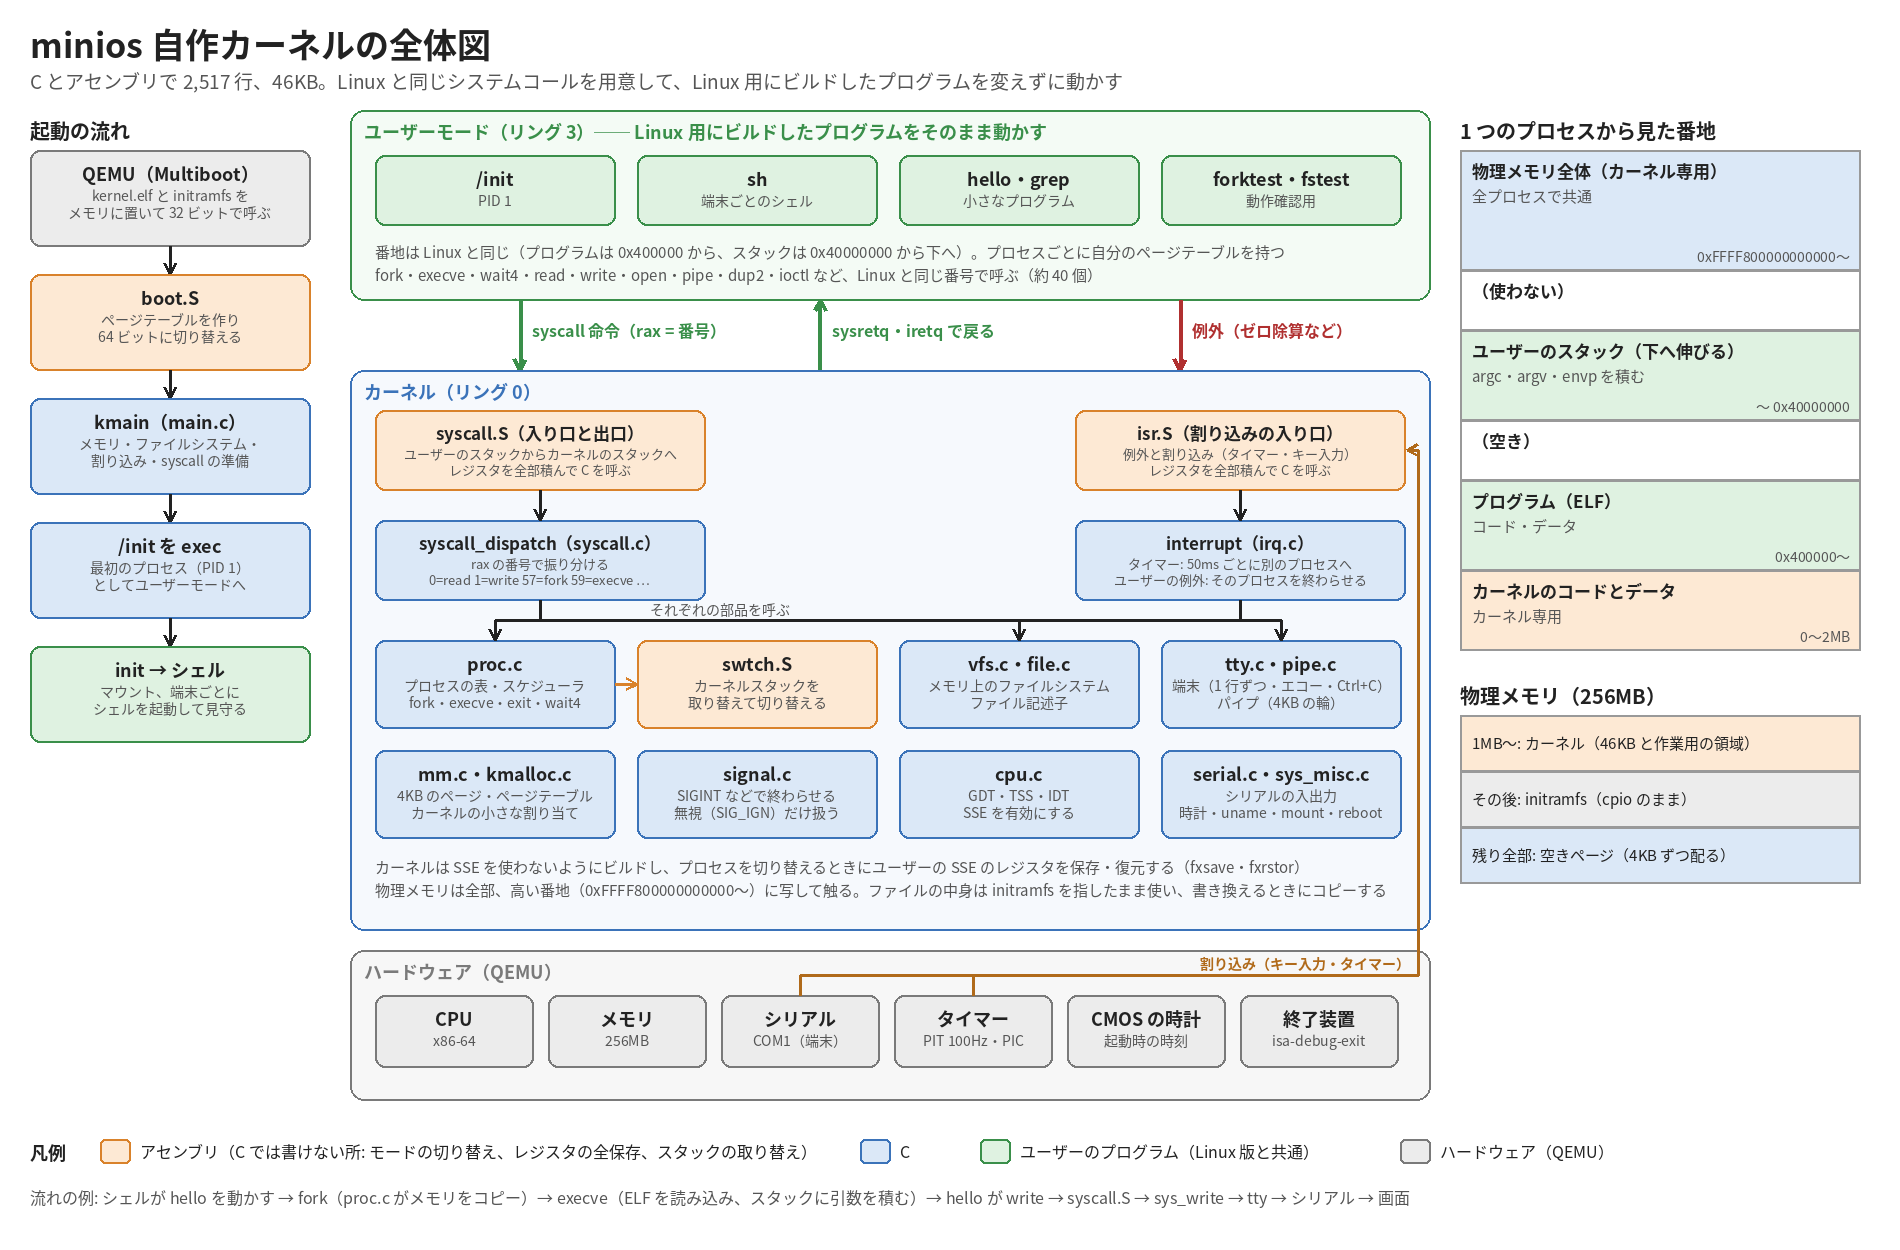

This figure's Python source:
#!/usr/bin/env python3
"""minios の自作カーネル（kernel/）の全体図を docs/architecture.png に描く。python3 docs/architecture.py"""
import os
from PIL import Image, ImageDraw, ImageFont

W, H = 1900, 1250
FONT = "/usr/share/fonts/opentype/noto/NotoSansCJK-Regular.ttc"
BOLD = "/usr/share/fonts/opentype/noto/NotoSansCJK-Bold.ttc"
f = lambda size, bold=False: ImageFont.truetype(BOLD if bold else FONT, size, index=0)  # index 0 は JP

# 色（塗り、線）
ASM = ("#fde9d4", "#d9822b")     # アセンブリ
C = ("#dbe8f7", "#3b73b9")       # C
USER = ("#dff2e1", "#3a8f4a")    # ユーザーのプログラム
HW = ("#ececec", "#7a7a7a")      # ハードウェア（QEMU）
INK, SUB = "#222222", "#555555"

img = Image.new("RGB", (W, H), "white")
d = ImageDraw.Draw(img)


def box(x, y, w, h, colors, title, lines=(), size=17, radius=10):
    fill, line = colors
    d.rounded_rectangle((x, y, x + w, y + h), radius, fill=fill, outline=line, width=2)
    d.text((x + w / 2, y + 10), title, font=f(size, True), fill=INK, anchor="ma")
    for i, t in enumerate(lines):
        d.text((x + w / 2, y + 16 + size + i * (size - 1)), t, font=f(size - 4), fill=SUB, anchor="ma")


def band(x, y, w, h, fill, line, label):
    d.rounded_rectangle((x, y, x + w, y + h), 14, fill=fill, outline=line, width=2)
    d.text((x + 14, y + 8), label, font=f(18, True), fill=line)


def arrow(x1, y1, x2, y2, color=INK, width=3, head=12):
    d.line((x1, y1, x2, y2), fill=color, width=width)
    import math
    a = math.atan2(y2 - y1, x2 - x1)
    for s in (+1, -1):
        d.line((x2, y2, x2 - head * math.cos(a + s * 0.45), y2 - head * math.sin(a + s * 0.45)), fill=color, width=width)


# ---- 題 ----
d.text((30, 18), "minios 自作カーネルの全体図", font=f(34, True), fill=INK)
d.text((30, 66), "C とアセンブリで 2,517 行、46KB。Linux と同じシステムコールを用意して、Linux 用にビルドしたプログラムを変えずに動かす",
       font=f(19), fill=SUB)

# ---- 左: 起動の流れ ----
X0 = 30
d.text((X0, 115), "起動の流れ", font=f(20, True), fill=INK)
steps = [
    (HW, "QEMU（Multiboot）", ["kernel.elf と initramfs を", "メモリに置いて 32 ビットで呼ぶ"]),
    (ASM, "boot.S", ["ページテーブルを作り", "64 ビットに切り替える"]),
    (C, "kmain（main.c）", ["メモリ・ファイルシステム・", "割り込み・syscall の準備"]),
    (C, "/init を exec", ["最初のプロセス（PID 1）", "としてユーザーモードへ"]),
    (USER, "init → シェル", ["マウント、端末ごとに", "シェルを起動して見守る"]),
]
y = 150
for i, (col, t, ls) in enumerate(steps):
    box(X0, y, 280, 96, col, t, ls, size=18)
    if i < len(steps) - 1:
        arrow(X0 + 140, y + 96, X0 + 140, y + 124)
    y += 124

# ---- 中央: 層 ----
CX, CW = 350, 1080
# ユーザーモード
band(CX, 110, CW, 190, "#f4fbf5", USER[1], "ユーザーモード（リング 3）── Linux 用にビルドしたプログラムをそのまま動かす")
progs = [("/init", "PID 1"), ("sh", "端末ごとのシェル"), ("hello・grep", "小さなプログラム"), ("forktest・fstest", "動作確認用")]
for i, (t, s) in enumerate(progs):
    box(CX + 25 + i * 262, 155, 240, 70, USER, t, [s], size=18)
d.text((CX + 25, 240), "番地は Linux と同じ（プログラムは 0x400000 から、スタックは 0x40000000 から下へ）。プロセスごとに自分のページテーブルを持つ",
       font=f(15), fill=SUB)
d.text((CX + 25, 263), "fork・execve・wait4・read・write・open・pipe・dup2・ioctl など、Linux と同じ番号で呼ぶ（約 40 個）",
       font=f(15), fill=SUB)

# 境界の矢印
arrow(CX + 170, 300, CX + 170, 370, USER[1], 4)
d.text((CX + 182, 318), "syscall 命令（rax = 番号）", font=f(16, True), fill=USER[1])
arrow(CX + 470, 370, CX + 470, 300, USER[1], 4)
d.text((CX + 482, 318), "sysretq・iretq で戻る", font=f(16, True), fill=USER[1])
arrow(CX + 830, 300, CX + 830, 370, "#b03030", 4)
d.text((CX + 842, 318), "例外（ゼロ除算など）", font=f(16, True), fill="#b03030")

# カーネル
band(CX, 370, CW, 560, "#f6f9fd", C[1], "カーネル（リング 0）")
# 入り口（アセンブリ）
box(CX + 25, 410, 330, 80, ASM, "syscall.S（入り口と出口）", ["ユーザーのスタックからカーネルのスタックへ", "レジスタを全部積んで C を呼ぶ"])
box(CX + 725, 410, 330, 80, ASM, "isr.S（割り込みの入り口）", ["例外と割り込み（タイマー・キー入力）", "レジスタを全部積んで C を呼ぶ"])
# 振り分け
box(CX + 25, 520, 330, 80, C, "syscall_dispatch（syscall.c）", ["rax の番号で振り分ける", "0=read 1=write 57=fork 59=execve …"])
box(CX + 725, 520, 330, 80, C, "interrupt（irq.c）", ["タイマー: 50ms ごとに別のプロセスへ", "ユーザーの例外: そのプロセスを終わらせる"])
arrow(CX + 190, 490, CX + 190, 520)
arrow(CX + 890, 490, CX + 890, 520)
# 下の部品
parts = [
    (C, "proc.c", ["プロセスの表・スケジューラ", "fork・execve・exit・wait4"]),
    (ASM, "swtch.S", ["カーネルスタックを", "取り替えて切り替える"]),
    (C, "vfs.c・file.c", ["メモリ上のファイルシステム", "ファイル記述子"]),
    (C, "tty.c・pipe.c", ["端末（1 行ずつ・エコー・Ctrl+C）", "パイプ（4KB の輪）"]),
]
for i, (col, t, ls) in enumerate(parts):
    box(CX + 25 + i * 262, 640, 240, 88, col, t, ls, size=18)
parts2 = [
    (C, "mm.c・kmalloc.c", ["4KB のページ・ページテーブル", "カーネルの小さな割り当て"]),
    (C, "signal.c", ["SIGINT などで終わらせる", "無視（SIG_IGN）だけ扱う"]),
    (C, "cpu.c", ["GDT・TSS・IDT", "SSE を有効にする"]),
    (C, "serial.c・sys_misc.c", ["シリアルの入出力", "時計・uname・mount・reboot"]),
]
for i, (col, t, ls) in enumerate(parts2):
    box(CX + 25 + i * 262, 750, 240, 88, col, t, ls, size=18)
# 振り分けから各部品へ: 横の通り道（y=620）から下ろす
BUS = 620
d.line((CX + 190, 600, CX + 190, BUS), fill=INK, width=3)
d.line((CX + 890, 600, CX + 890, BUS), fill=INK, width=3)
d.line((CX + 145, BUS, CX + 931, BUS), fill=INK, width=3)
for cx in (CX + 145, CX + 669, CX + 931):
    arrow(cx, BUS, cx, 640)
arrow(CX + 265, 684, CX + 287, 684, ASM[1], 3)  # proc → swtch
d.text((CX + 300, BUS - 22), "それぞれの部品を呼ぶ", font=f(14), fill=SUB)
d.text((CX + 25, 855), "カーネルは SSE を使わないようにビルドし、プロセスを切り替えるときにユーザーの SSE のレジスタを保存・復元する（fxsave・fxrstor）",
       font=f(15), fill=SUB)
d.text((CX + 25, 878), "物理メモリは全部、高い番地（0xFFFF800000000000〜）に写して触る。ファイルの中身は initramfs を指したまま使い、書き換えるときにコピーする",
       font=f(15), fill=SUB)

# ハードウェア
band(CX, 950, CW, 150, "#f7f7f7", HW[1], "ハードウェア（QEMU）")
hw = [("CPU", "x86-64"), ("メモリ", "256MB"), ("シリアル", "COM1（端末）"), ("タイマー", "PIT 100Hz・PIC"),
      ("CMOS の時計", "起動時の時刻"), ("終了装置", "isa-debug-exit")]
for i, (t, s) in enumerate(hw):
    box(CX + 25 + i * 173, 995, 158, 72, HW, t, [s], size=18)
# シリアル（キー入力）とタイマーの割り込み: 右端の通り道を上がって isr.S へ
RAIL = CX + 1068
for bx in (CX + 25 + 2 * 173 + 79, CX + 25 + 3 * 173 + 79):  # シリアル、タイマーの箱の中央
    d.line((bx, 995, bx, 975), fill="#b06a1a", width=3)
d.line((CX + 25 + 2 * 173 + 79, 975, RAIL, 975), fill="#b06a1a", width=3)
d.line((RAIL, 975, RAIL, 450), fill="#b06a1a", width=3)
arrow(RAIL, 450, CX + 1057, 450, "#b06a1a", 3)
d.text((RAIL - 8, 969), "割り込み（キー入力・タイマー）", font=f(14, True), fill="#b06a1a", anchor="rs")

# ---- 右: メモリの地図 ----
RX = 1460
d.text((RX, 115), "1 つのプロセスから見た番地", font=f(20, True), fill=INK)
mem = [
    ("#dbe8f7", "0xFFFF800000000000〜", "物理メモリ全体（カーネル専用）", "全プロセスで共通", 120),
    ("#ffffff", "", "（使わない）", "", 60),
    ("#dff2e1", "〜 0x40000000", "ユーザーのスタック（下へ伸びる）", "argc・argv・envp を積む", 90),
    ("#ffffff", "", "（空き）", "", 60),
    ("#dff2e1", "0x400000〜", "プログラム（ELF）", "コード・データ", 90),
    ("#fde9d4", "0〜2MB", "カーネルのコードとデータ", "カーネル専用", 80),
]
y = 150
for fill, addr, t, s, h in mem:
    d.rectangle((RX, y, RX + 400, y + h), fill=fill, outline="#999999", width=2)
    d.text((RX + 12, y + 8), t, font=f(17, True), fill=INK)
    if s:
        d.text((RX + 12, y + 34), s, font=f(15), fill=SUB)
    if addr:
        d.text((RX + 390, y + h - 8), addr, font=f(14), fill=SUB, anchor="rs")
    y += h

d.text((RX, 680), "物理メモリ（256MB）", font=f(20, True), fill=INK)
phys = [("#fde9d4", "1MB〜: カーネル（46KB と作業用の領域）"), ("#ececec", "その後: initramfs（cpio のまま）"),
        ("#dbe8f7", "残り全部: 空きページ（4KB ずつ配る）")]
y = 715
for fill, t in phys:
    d.rectangle((RX, y, RX + 400, y + 56), fill=fill, outline="#999999", width=2)
    d.text((RX + 12, y + 16), t, font=f(15), fill=INK)
    y += 56

# ---- 凡例 ----
y = 1135
d.text((30, y + 4), "凡例", font=f(18, True), fill=INK)
for i, (col, t) in enumerate([(ASM, "アセンブリ（C では書けない所: モードの切り替え、レジスタの全保存、スタックの取り替え）"),
                               (C, "C"), (USER, "ユーザーのプログラム（Linux 版と共通）"), (HW, "ハードウェア（QEMU）")]):
    x = 100 + [0, 760, 880, 1300][i]
    d.rounded_rectangle((x, y + 4, x + 30, y + 28), 5, fill=col[0], outline=col[1], width=2)
    d.text((x + 40, y + 4), t, font=f(16), fill=INK)
d.text((30, y + 50), "流れの例: シェルが hello を動かす → fork（proc.c がメモリをコピー）→ execve（ELF を読み込み、スタックに引数を積む）→ hello が write → "
       "syscall.S → sys_write → tty → シリアル → 画面", font=f(16), fill=SUB)

out = os.path.join(os.path.dirname(os.path.abspath(__file__)), "architecture.png")
img.save(out)
print(out)
